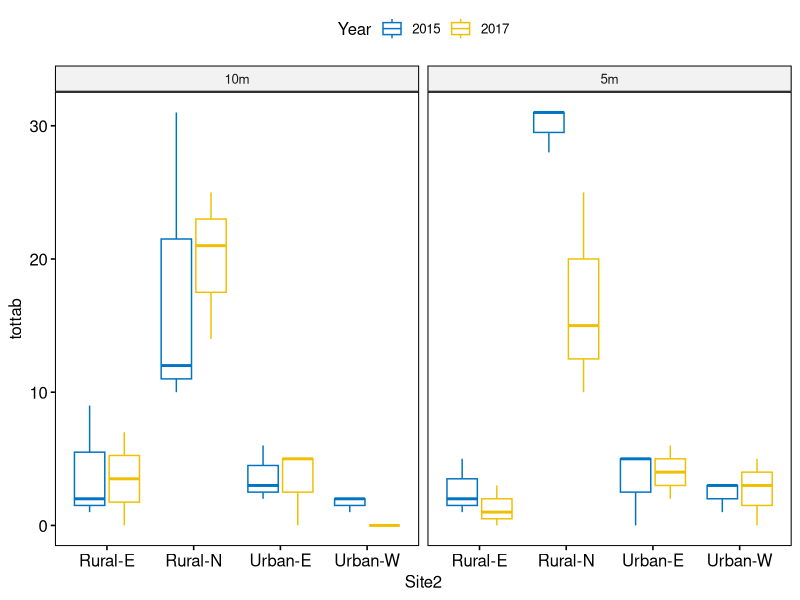
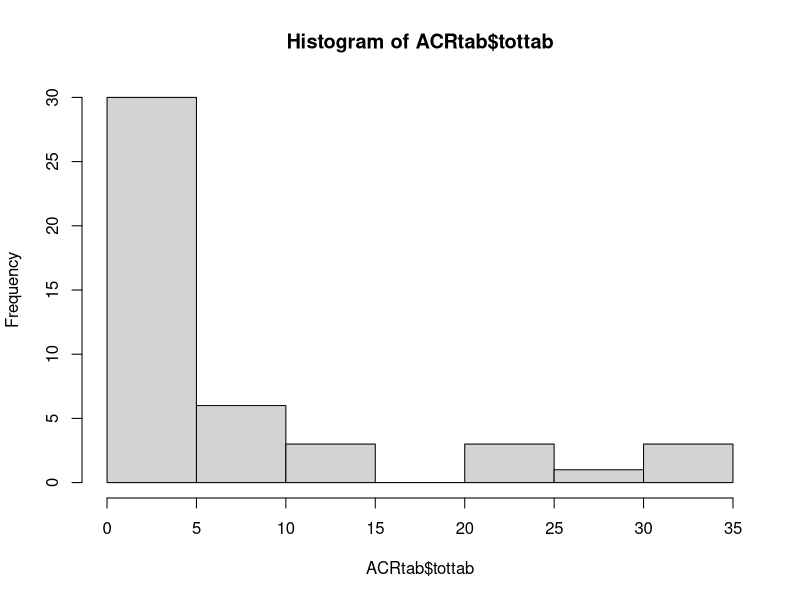
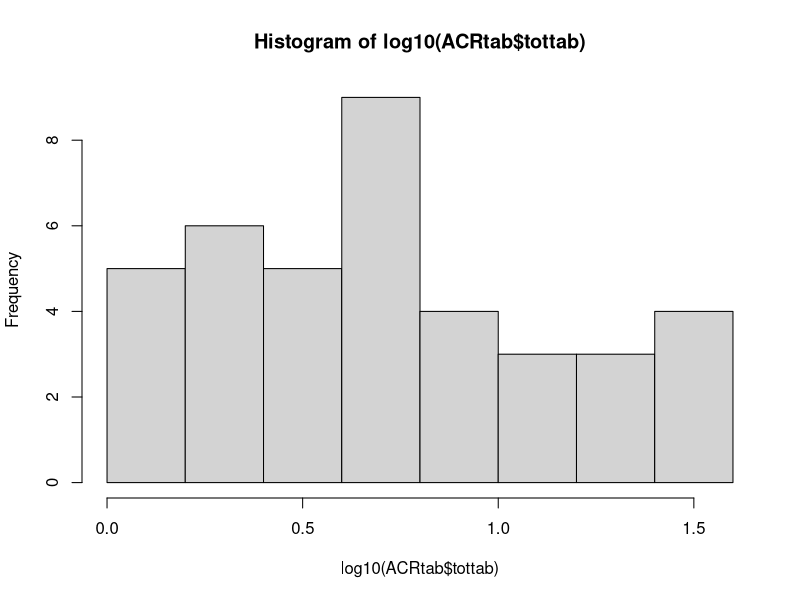
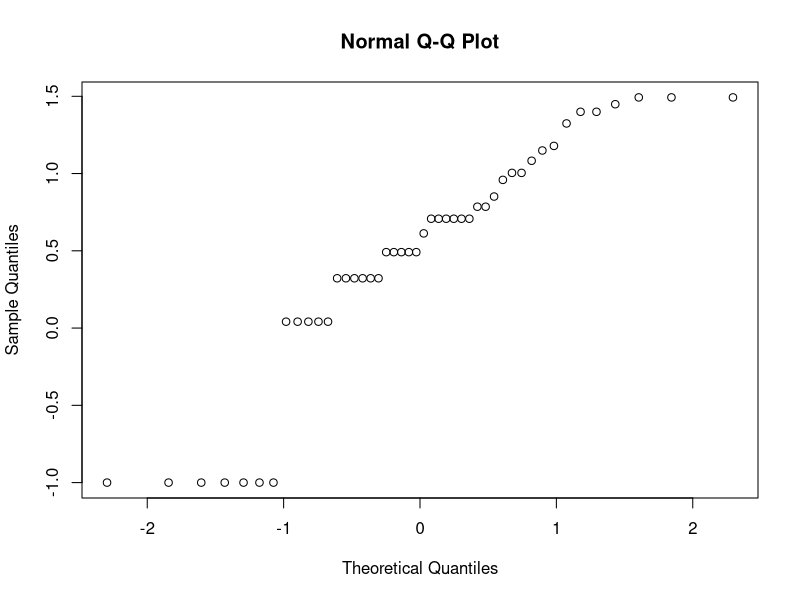
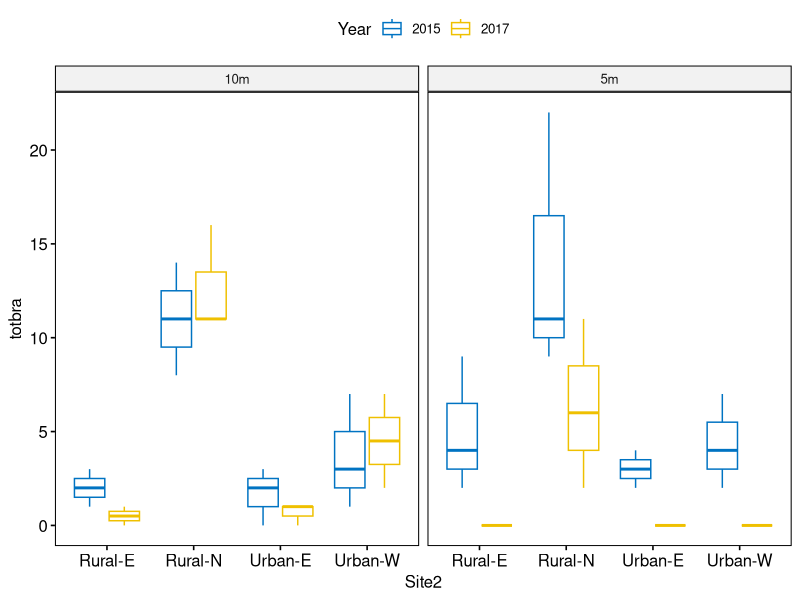
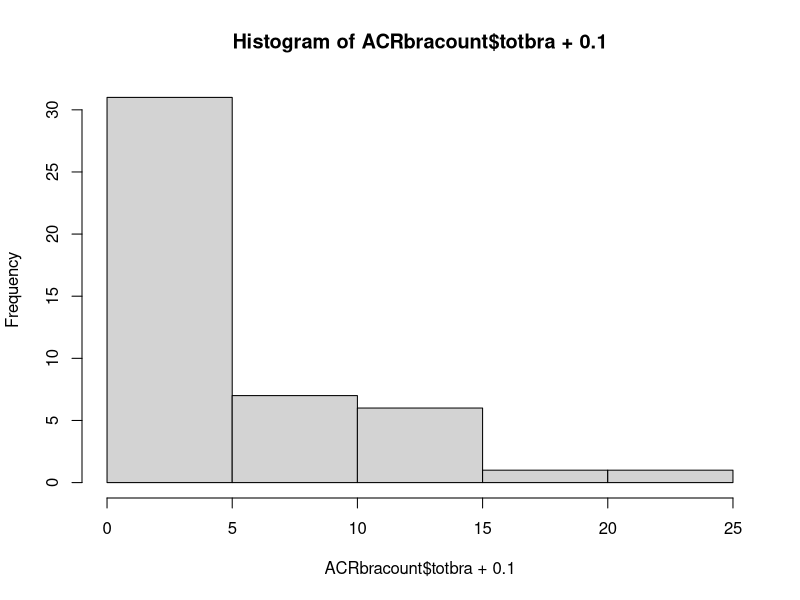
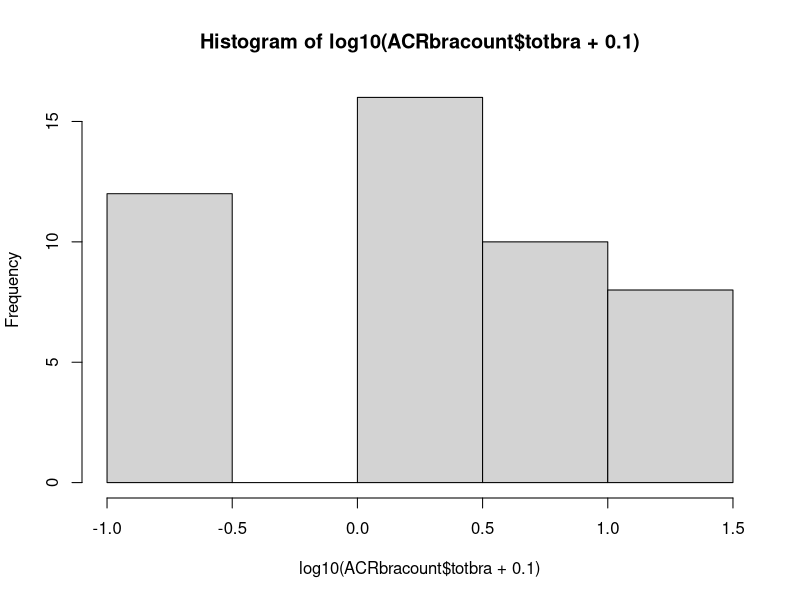
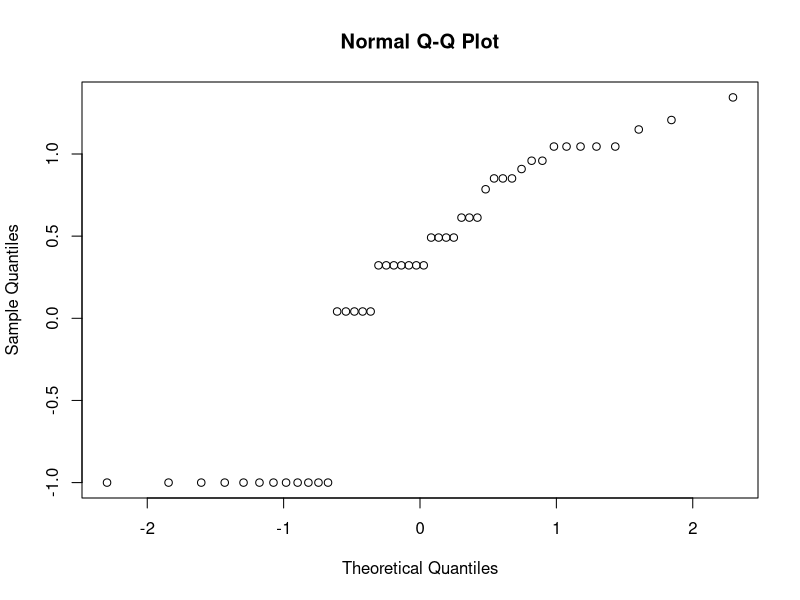

Recreate these plots in R, in order.
## ---- chunk 1
knitr::opts_chunk$set(echo = TRUE)
## ---- chunk 2
library(here) # to use relative file paths to read in data
library(readr)
comp1517 <- read_csv(here::here("data/CoralHealth-2015-2017-genmorph.csv")) 

library(dplyr)
comp1517_factor <- comp1517 %>%  mutate(across(where(is.character),as.factor))
   
comp1517_factor$Year <- as.factor(comp1517_factor$Year) # year also as a factor

head(comp1517_factor)
## ---- chunk 3
comp1517_factor$long_id <-  as.factor(paste(comp1517_factor$Site2, comp1517_factor$Depth, comp1517_factor$Transect,
                                            sep = "_"))

levels(comp1517_factor$long_id)

ids <- read.csv(here::here("data/unique_ids.csv"))

comp1517_factor <- inner_join(comp1517_factor, ids,
                              by = 'long_id')
comp1517_factor$num_id <- as.factor(comp1517_factor$num_id)
## ---- chunk 4
library(tidyr)

ACRcount <- comp1517_factor %>% 
   group_by(Year, Site2, Depth, Transect, num_id, GEN, morph) %>% 
   dplyr::summarize(totmorph = sum(Number)) %>% 
        filter(GEN == "ACR") %>% 
      pivot_wider(names_from = morph,
                  values_from = totmorph,
                  values_fill = 0) %>%
   pivot_longer(bush:bottle, names_to = 'morph',
                values_to = 'totmorph')

ACRtab <- ACRcount %>% 
   filter(morph == 'corym' | morph == 'tab') %>%
   dplyr::summarize(tottab = sum(totmorph))

library(ggpubr) 
ggboxplot(
  ACRtab, x = "Site2", y = "tottab", facet.by = 'Depth',
  color = "Year", palette = "jco"
  )

# check nomality
hist(ACRtab$tottab)
hist(log10(ACRtab$tottab))
qqnorm(log10(ACRtab$tottab+.1))
library(car)
leveneTest(tottab ~ Year * Site2 * Depth, data = ACRtab)
## ---- chunk 5
# normal anova
summary(aov(log10(tottab + .1) ~ Year * Site2 * Depth +
               Error(num_id), data = ACRtab))

# mixed model approach
library(nlme)
acr.lme <- lme(log10(tottab + .1 ) ~ Year *Site2 * Depth, 
               random = ~1|num_id,
               data = ACRtab, na.action = na.exclude)
#acr.lme
summary(acr.lme)
library(car)
Anova(acr.lme) # used
library(emmeans)
emmeans(acr.lme, list(pairwise ~ Site2), adjust = "tukey")
## ---- chunk 6
acr.lme2 <- lme(log10(tottab + .1) ~ Year *Site2 * Depth, 
                random = ~Year|num_id,
               data = ACRtab, na.action = na.exclude)

summary(acr.lme2)
Anova(acr.lme2)
emmeans(acr.lme, list(pairwise ~ Site2), adjust = "tukey")

anova(acr.lme, acr.lme2)  # not significantly different
## ---- chunk 7
ACRtabave <- ACRtab %>% 
   group_by( Site2, GEN) %>% 
   dplyr::summarize(ave = mean(tottab), SE = sd(tottab)/n())
ACRtabave
## ---- chunk 8
ACRbracount <- ACRcount %>% 
   filter(morph == "br" | morph == "bush" | morph == "stag") %>% 
   dplyr::summarize(totbra = sum(totmorph))

# boxplot
ggboxplot(
  ACRbracount, x = "Site2", y = "totbra", facet.by = 'Depth',
  color = "Year", palette = "jco"
  )

# check normality
hist(ACRbracount$totbra + 0.1)
hist(log10(ACRbracount$totbra +0.1))
qqnorm(log10(ACRbracount$totbra +0.1))
leveneTest(totbra ~ Year * Site2 * Depth, data = ACRbracount)
## ---- chunk 9
acrbra.lme <- lme(log10(totbra + 0.1) ~ Year * Site2 * Depth, 
                  random = ~1|num_id,
               data = ACRbracount, na.action = na.exclude)
acrbra.lme
summary(acrbra.lme) # lowest AIC
Anova(acrbra.lme)
emmeans(acr.lme, list(pairwise ~ Site2), adjust = "tukey")
emmeans(acr.lme, list(pairwise ~ Year), adjust = "tukey")
## ---- chunk 10
acrbra.lme2 <- lme(log10(totbra + 0.1) ~ Year * Site2 * Depth, random = ~Year|num_id,
               data = ACRbracount, na.action = na.exclude)
acrbra.lme2
summary(acrbra.lme2)
Anova(acrbra.lme2)

anova(acrbra.lme, acrbra.lme2) # models not significantly different 
## ---- chunk 11
# relevel factors 
ACRbracount$Depth <- relevel(ACRbracount$Depth, ref = "5m")

# average branching acroporid per site, depth, year
ACRbraave_site_d_yr <- ACRbracount %>% 
   group_by( Site2, Depth, Year, GEN) %>% 
   dplyr::summarize(ave = mean(totbra), SE = sd(totbra)/n()) 
ACRbraave_site_d_yr

ggplot(ACRbracount, 
       aes(x = Year, y = totbra, fill = Depth)) +
   geom_boxplot() +
   facet_wrap(vars(Site2)) +
   theme_classic() +
   theme(text = element_text(size = 16)) +
   ylab("Total Branching Acroporids") +
   scale_fill_manual(values = c("#F8766D", "#00BFC4"),
                     breaks = c("5m", "10m"),
                     labels = c("5 m", "10 m"))

# save plot as  jpg
ggsave(here::here("figures/SuppFigA3_ACRbra_counts_site_d_yr.jpg"), width = 7, height = 4)
